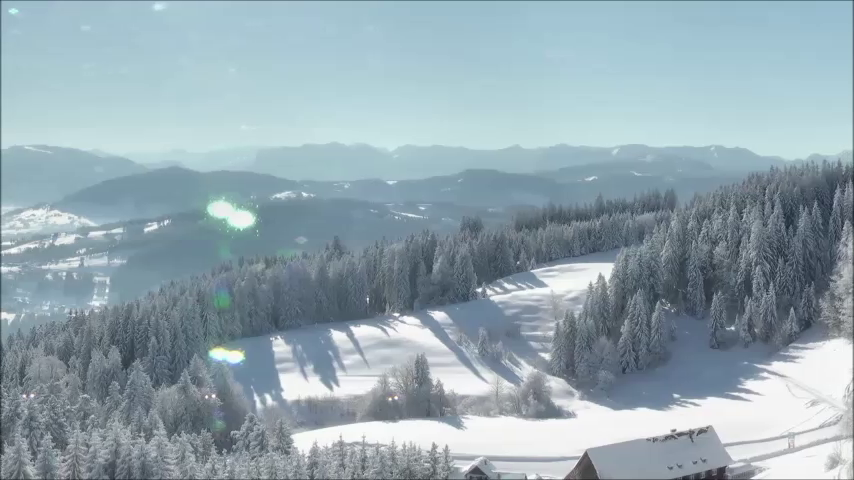
//> input picture frame 62 of ComputerVision/input/winter.mp4, 854 x 480 px
$ ./linor   (built with g++ and OpenCV 4)
//> lines starting //> are read from the running program, lines starting //| are printed output that depends on the picture
#include "opencv2/imgproc/imgproc.hpp"
#include "opencv2/highgui/highgui.hpp"
#include <opencv2\stitching.hpp>
#include <vector>
#include <iostream>

int RECT_X = 844;
int RECT_Y = 477;

using namespace std;
using namespace cv;

cv::Mat pixelToTransparency(cv::Mat input, int r, int g, int b);

Rect rect(Point(0, 0), Point(RECT_X, RECT_Y));
Rect rect1(Point(0, 0), Point(RECT_X*0.7, RECT_Y));
Rect rect2(Point(0, 0), Point(RECT_X, RECT_Y));
Rect rect3(Point(RECT_X*0.3, 0), Point(RECT_X, RECT_Y));

int main()
{
	VideoCapture video("input/winter.mp4"); // video source

	if (!video.isOpened())
	{
		puts("***Could not initialize capturing...***\n");
		return 1;
	}
	int size = (int)video.get(CAP_PROP_FRAME_COUNT);

	Mat frame, copy_frame;
	vector<Mat> leftFrames, rightFrames;

	for (int i = 0; i < size; i++)
	{
		video >> frame;
//> frame is the input picture: 480 rows x 854 cols, CV_8UC3; mean B, G, R 176.4, 167.5, 148.3
		copy_frame = frame.clone();

		frame = frame(rect);
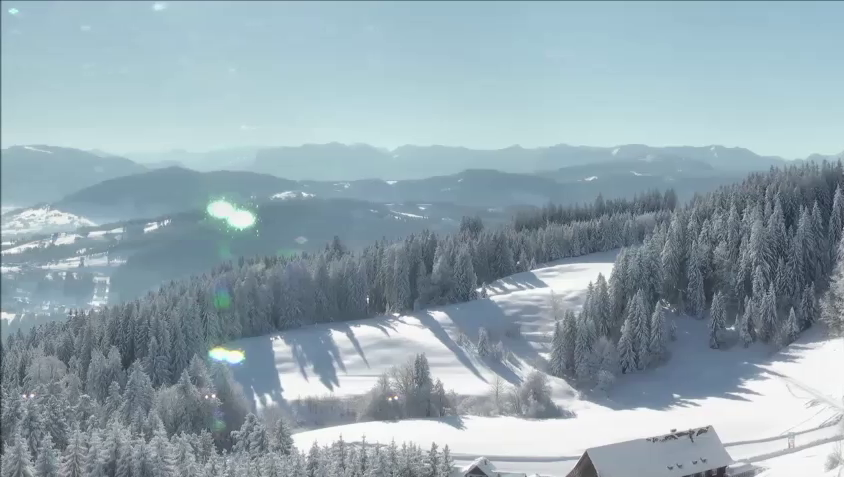
//> frame: 477 rows x 844 cols, CV_8UC3; mean B, G, R 176.6, 167.7, 148.4
		frame = frame(rect1);
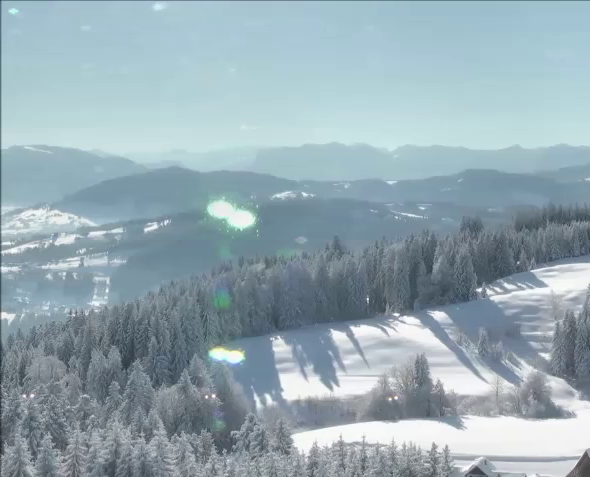
//> frame: 477 rows x 590 cols, CV_8UC3; mean B, G, R 178.2, 169.6, 149.6
		if (i % 40 == 0)
			leftFrames.push_back(frame);

		copy_frame = copy_frame(rect2);
		copy_frame = copy_frame(rect3);
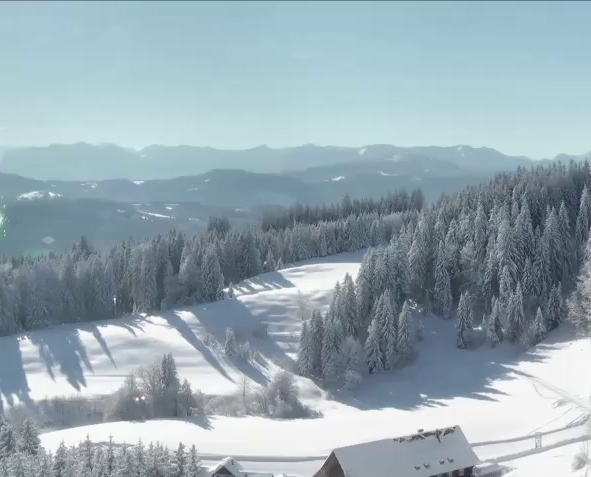
//> copy_frame: 477 rows x 591 cols, CV_8UC3; mean B, G, R 178.3, 169, 150.6
		if (i % 40 == 0)
			rightFrames.push_back(copy_frame);

		char c = (char)waitKey(int(video.get(CV_CAP_PROP_FPS)));
		if (c == 27)
			break;
	}
//> pass 2 of the loop `for (int i = 0; i < size; i++)`:
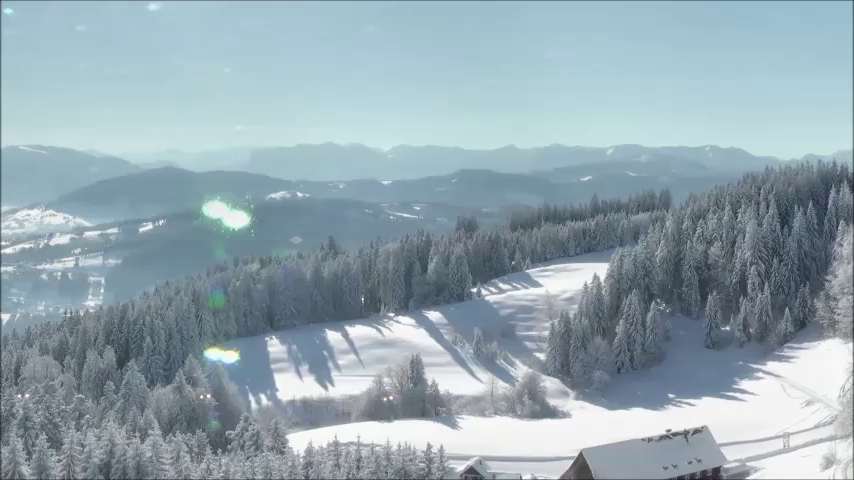
//> input picture frame 63 of ComputerVision/input/winter.mp4, 854 x 480 px
//> frame is the input picture: 480 rows x 854 cols, CV_8UC3; mean B, G, R 176.5, 167.5, 148.5
//> `frame = frame(rect1);`:
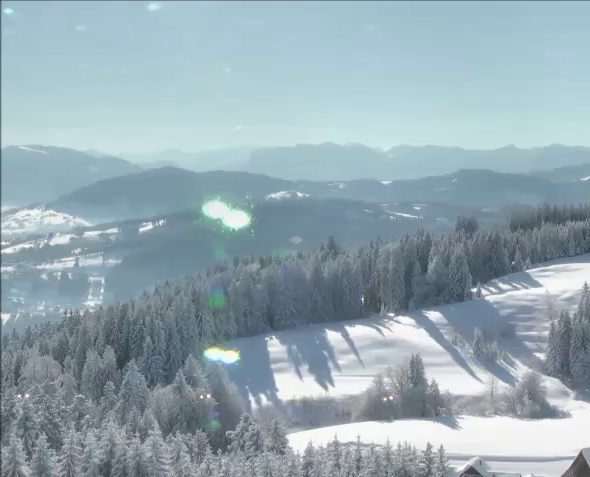
//> frame: 477 rows x 590 cols, CV_8UC3; mean B, G, R 178.3, 169.5, 149.6
//> `copy_frame = copy_frame(rect3);`:
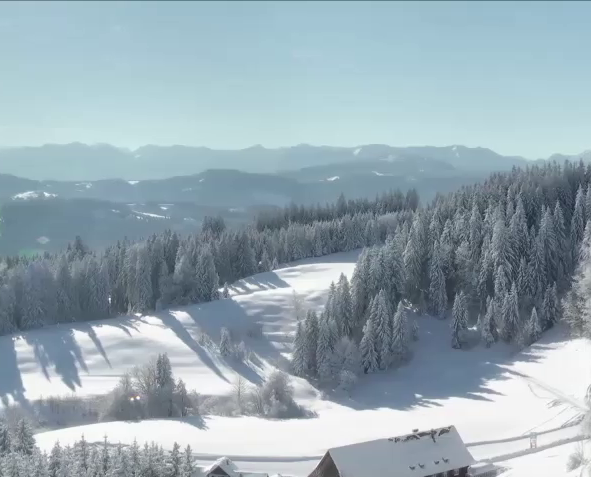
//> copy_frame: 477 rows x 591 cols, CV_8UC3; mean B, G, R 178.5, 169.2, 150.9
//> pass 3 of the loop `for (int i = 0; i < size; i++)`:
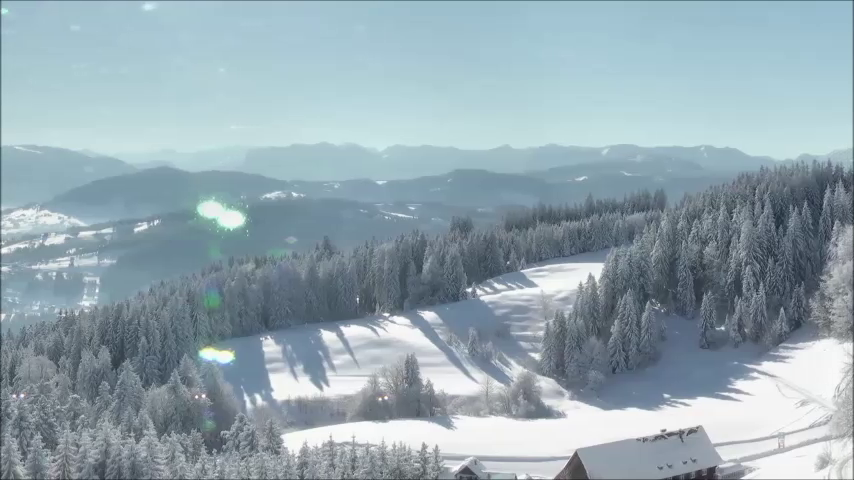
//> input picture frame 64 of ComputerVision/input/winter.mp4, 854 x 480 px
//> frame is the input picture: 480 rows x 854 cols, CV_8UC3; mean B, G, R 176.6, 167.6, 148.6
//> `frame = frame(rect1);`:
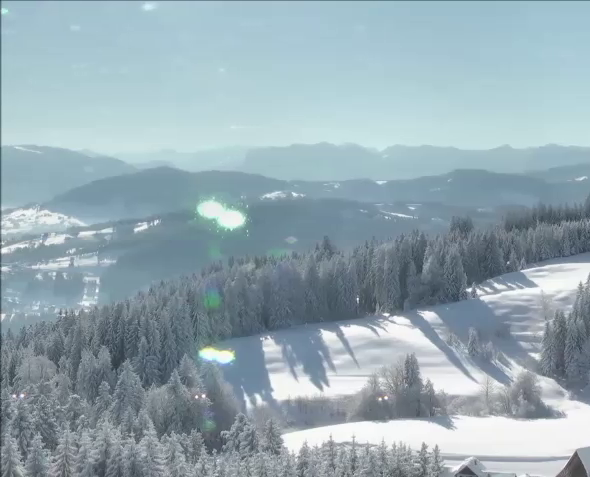
//> frame: 477 rows x 590 cols, CV_8UC3; mean B, G, R 178.3, 169.5, 149.6
//> `copy_frame = copy_frame(rect3);`:
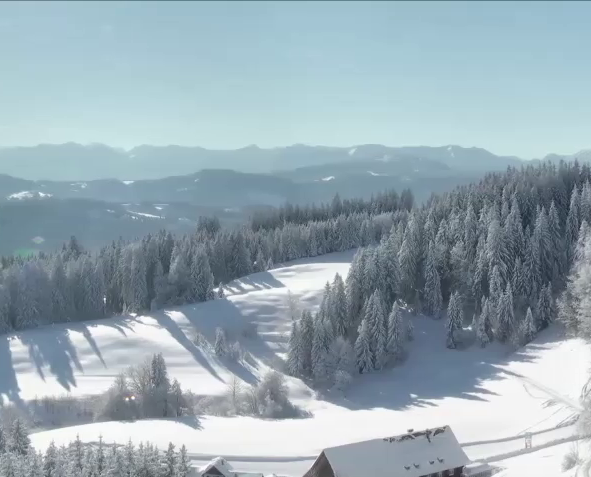
//> copy_frame: 477 rows x 591 cols, CV_8UC3; mean B, G, R 178.7, 169.3, 151.2

	destroyAllWindows();
	frame.release();

	Mat leftEyeResult, rightEyeResult, theFrames;

	hconcat(leftEyeResult, theFrames);
	imwrite("output/linor/theFramesL.jpg", theFrames);
	Stitcher s1 = Stitcher::createDefault();
	s1.stitch(leftFrames, leftEyeResult);
	imwrite("output/linor/leftEyeResult.jpg", leftEyeResult);
	cv::Mat leftEye = leftEyeResult; // load as color image BGR
	imwrite("output/linor/Left Eye After Transparency.png", pixelToTransparency(leftEye, 0, 0, 0)); // save as .png file (which supports alpha channels/transparency)

	hconcat(rightEyeResult, theFrames);
	imwrite("output/linor/theFramesR.jpg", theFrames);
	Stitcher s2 = Stitcher::createDefault();
	s2.stitch(rightFrames, rightEyeResult);
	imwrite("output/linor/rightEyeResult.jpg", rightEyeResult);
	cv::Mat rightEye = rightEyeResult; // load as color image BGR
	imwrite("output/linor/Right Eye After Transparency.png", pixelToTransparency(rightEye, 0, 0, 0)); // save as .png file (which supports alpha channels/transparency)
}

cv::Mat pixelToTransparency(cv::Mat input, int r, int g, int b)
{
	cv::Mat input_bgra2;
	cv::cvtColor(input, input_bgra2, CV_BGR2BGRA);
	for (int y = 0; y < input_bgra2.rows; ++y)
		for (int x = 0; x < input_bgra2.cols; ++x)
		{
			cv::Vec4b & pixel = input_bgra2.at<cv::Vec4b>(y, x);
			if (pixel[0] == r && pixel[1] == g && pixel[2] == b)
				pixel[3] = 0;
		}
	return input_bgra2;
}
